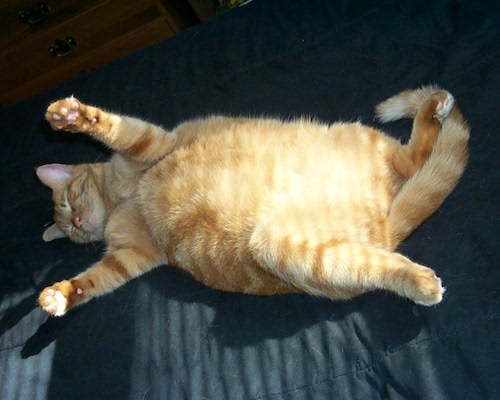
#> input picture data/img/1_cat.jpg, 500 x 400 px, found by its file name
$ python bitwise.py
#> lines starting #> are read from the running program, lines starting #| are printed output that depends on the picture; after the words box and inside, x2 and y2 are one past the last pixel; in counts of white or black regions, pixels touching at a corner belong together
# -*- coding: UTF-8 -*-
"""
    @Author : Frank.Ren
    @Project : visual_computing
    @Product : PyCharm
    @createTime : 2023/9/6 15:29
    @Email : sc19lr@leeds.ac.uk
    @github : https://github.com/frankRenlf
    @Description :
"""

import cv2 as cv
import numpy as np

if __name__ == "__main__":
    img = cv.imread('../data/img/1_cat.jpg')
#> img is the input picture: shape (400, 500, 3); mean B, G, R 69.4, 78.6, 77.3
    blank = np.zeros((400, 400), dtype='uint8')
    img1 = cv.rectangle(blank.copy(), (30, 30), (370, 370), (255, 255, 255), -1)
    img2 = cv.circle(blank.copy(), (200, 200), 200, (255, 255, 255), -1)
    bitwise_and = cv.bitwise_and(img1, img2)
    bitwise_or = cv.bitwise_or(img1, img2)
    bitwise_xor = cv.bitwise_xor(img1, img2)
    bitwise_not = cv.bitwise_not(img1)

    img_crop1 = img[0:200, 0:200]
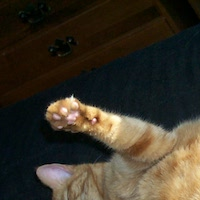
#> img_crop1: shape (200, 200, 3); mean B, G, R 39.3, 51.6, 57.9
    img_crop2 = img[100:300, 100:300]
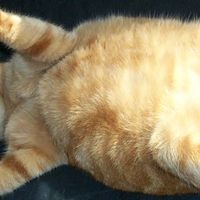
#> img_crop2: shape (200, 200, 3); mean B, G, R 101.4, 133.4, 149.9
    img_xor = cv.bitwise_xor(img_crop1, img_crop2)
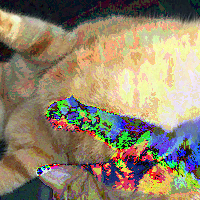
#> img_xor: shape (200, 200, 3); mean B, G, R 108.8, 133.8, 146.9
    while True:
        cv.imshow('rectangle', img1)
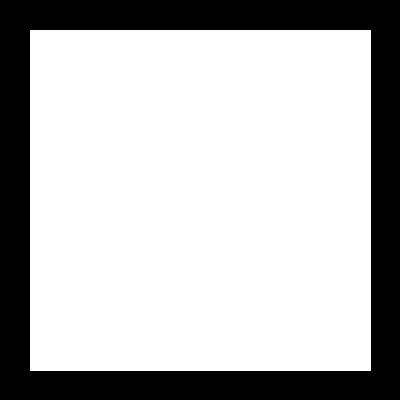
#> window 'rectangle': shape (400, 400); 72.7% white; 1 black region, box (x1, y1, x2, y2) and area: (0, 0, 400, 400) 43719
        cv.imshow('circle', img2)
        cv.imshow('bitwise_and', bitwise_and)
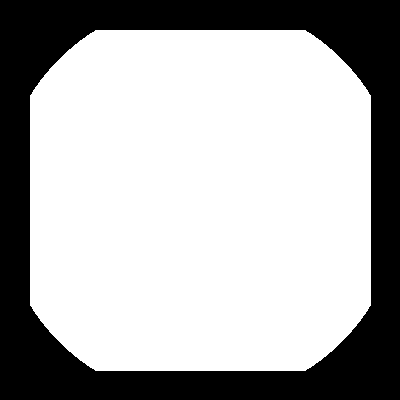
#> window 'bitwise_and': shape (400, 400); 68.1% white; 1 black region, box (x1, y1, x2, y2) and area: (0, 0, 400, 400) 51051
        cv.imshow('bitwise_or', bitwise_or)
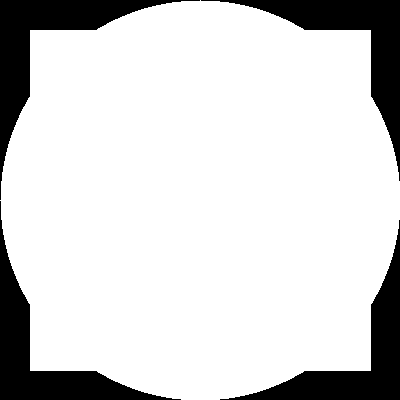
#> window 'bitwise_or': shape (400, 400); 83.1% white; 4 black regions, box (x1, y1, x2, y2) and area: (0, 0, 200, 200) 6960, (201, 0, 400, 181) 6760, (0, 201, 181, 400) 6760, (220, 220, 400, 400) 6561
        cv.imshow('bitwise_xor', bitwise_xor)
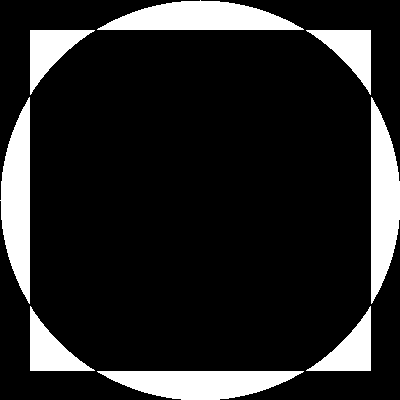
#> window 'bitwise_xor': shape (400, 400); 15% white; 8 white regions, largest, box (x1, y1, x2, y2) and area: (97, 0, 304, 30) 4170, (0, 97, 30, 304) 4170, (371, 97, 400, 304) 4169
        cv.imshow('img_xor', img_xor)
        cv.imshow('bitwise_not', bitwise_not)
        if cv.waitKey(1) == ord('q'):
#> (key q is pressed here)
            break
    cv.destroyAllWindows()
